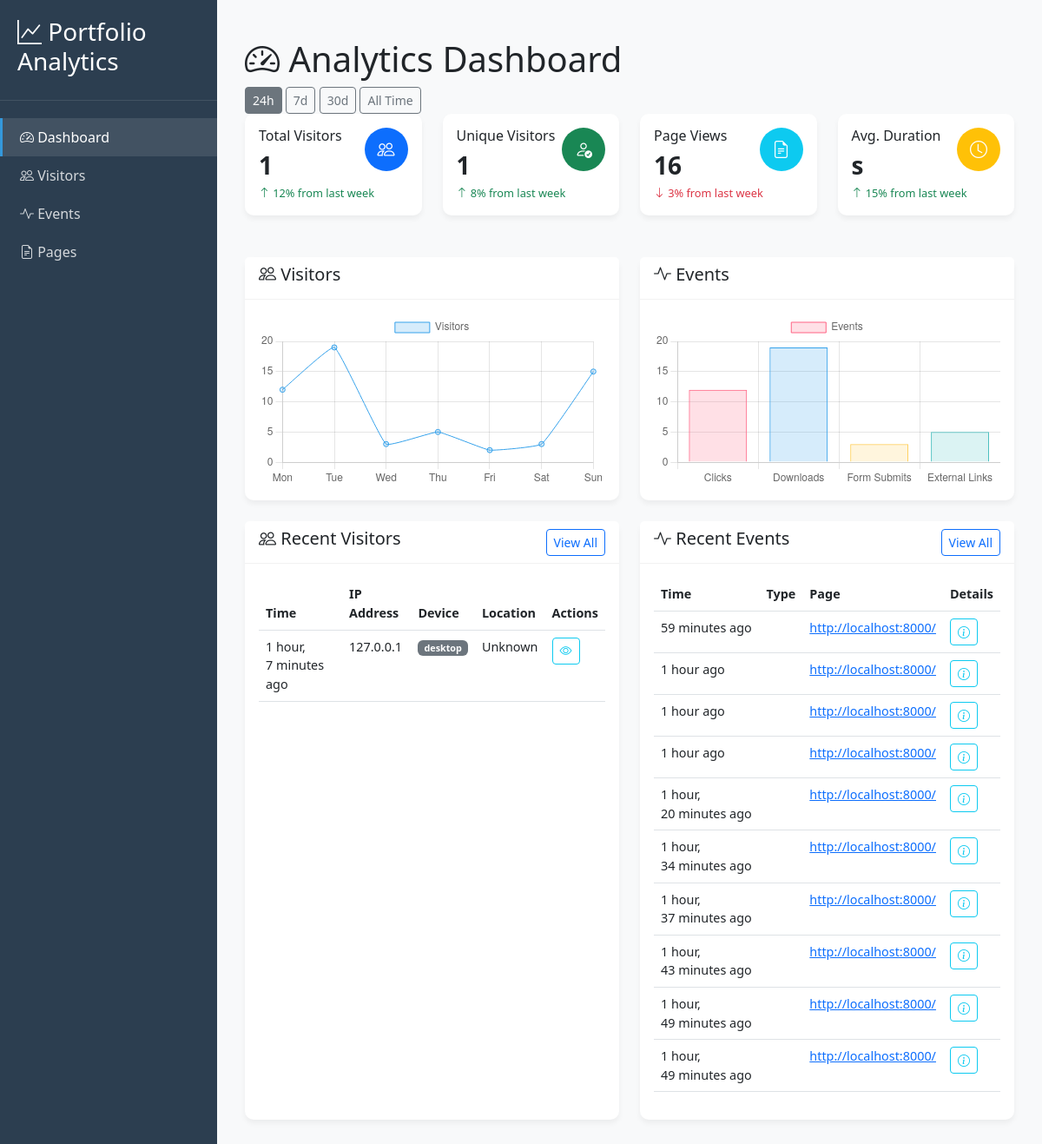
The page /analytic/ on the database its author committed.
### dashboard/models.py (models this page shows, shortened)
class Visitor(models.Model):
    session_key = models.CharField(max_length=40,)
    ip_address = models.CharField(max_length=45)
    user_agent = models.TextField(null=True, blank=True)
    referrer = models.URLField(null=True, blank=True)
    landing_page = models.URLField()
    last_seen = models.DateTimeField(auto_now=True)
    timestamp = models.DateTimeField(auto_now_add=True)
    country = models.CharField(max_length=100, null=True, blank=True)
    device_type = models.CharField(max_length=20, null=True, blank=True)
    browser = models.CharField(max_length=50, null=True, blank=True)
    os = models.CharField(max_length=50, null=True, blank=True)
    class Meta:
        ordering = ['-timestamp']
        verbose_name = 'Visitor'
        verbose_name_plural = 'Visitors'

class Event(models.Model):
    visitor = models.ForeignKey(Visitor, on_delete=models.SET_NULL, null=True, blank=True)
    event_type = models.CharField(max_length=20)
    element_id = models.CharField(max_length=100, null=True, blank=True)
    element_class = models.CharField(max_length=100, null=True, blank=True)
    element_text = models.TextField(null=True, blank=True)
    page_url = models.URLField()
    timestamp = models.DateTimeField(auto_now_add=True)
    metadata = models.JSONField(null=True, blank=True)
    class Meta:
        ordering = ['-timestamp']
        verbose_name = 'Event'
        verbose_name_plural = 'Events'
        indexes = [
            models.Index(fields=['event_type']),
            models.Index(fields=['timestamp']),
        ]

### dashboard/views.py (the view)
# urls.py: path('analytic/', views.analytics_dashboard),
def analytics_dashboard(request):
    time_range = request.GET.get('time_range', '24h')
    now = timezone.now()
    time_ranges = {
        '24h': now - timedelta(hours=24),
        '7d': now - timedelta(days=7),
        '30d': now - timedelta(days=30),
        'all': None  # Special case for "All Time"
    }
    filter_date = time_ranges.get(time_range)
    visitor_queryset = Visitor.objects.all()
    pageview_queryset = PageView.objects.all()
    event_queryset = Event.objects.all()
    if filter_date:
        visitor_queryset = visitor_queryset.filter(timestamp__gte=filter_date)
        pageview_queryset = pageview_queryset.filter(timestamp__gte=filter_date)
        event_queryset = event_queryset.filter(timestamp__gte=filter_date)
    context = {
        'time_range': time_range,
        'total_visitors': visitor_queryset.count(),
        'unique_visitors': visitor_queryset.values('ip_address').distinct().count(),
        'returning_visitors': visitor_queryset.values('ip_address')
        .annotate(count=Count('ip_address'))
        .filter(count__gt=1).count(),
        'total_page_views': pageview_queryset.count(),
        'avg_session_duration': pageview_queryset.aggregate(
            avg_duration=Avg('duration'))['avg_duration'],
        'total_events': event_queryset.count(),
        'event_types': event_queryset.values('event_type')
        .annotate(count=Count('event_type'))
        .order_by('-count'),
        'recent_visitors': visitor_queryset.prefetch_related('pageview_set').order_by('-timestamp')[:10],
        'recent_events': event_queryset.order_by('-timestamp')[:10],
        'device_distribution': visitor_queryset.values('device_type')
        .annotate(count=Count('device_type'))
        .order_by('-count'),
    }
    return render(request, 'analytics/dashboard.html', context)

### templates/analytics/dashboard.html (shortened to what this page needs)
{% extends "analytics/base.html" %}
{% block content %}
<div class="dashboard-header">
    <h1><i class="bi bi-speedometer2"></i> Analytics Dashboard</h1>
    <div class="time-filters">
        <a href="?time_range=24h" class="btn btn-sm btn-outline-secondary {% if time_range == '24h' %}active{% endif %}">24h</a>
        <a href="?time_range=7d" class="btn btn-sm btn-outline-secondary {% if time_range == '7d' %}active{% endif %}">7d</a>
        <a href="?time_range=30d" class="btn btn-sm btn-outline-secondary {% if time_range == '30d' %}active{% endif %}">30d</a>
        <a href="?time_range=all" class="btn btn-sm btn-outline-secondary {% if time_range == 'all' %}active{% endif %}">All Time</a>
    </div>
</div>
<div class="row mb-4">
    {% include "analytics/_summary_cards.html" %}
</div>
<div class="row">
    <div class="col-md-6 mb-4">
        <div class="card h-100">
            <div class="card-header">
                <h5><i class="bi bi-people"></i> Visitors</h5>
            </div>
            <div class="card-body">
                <canvas id="visitorsChart"></canvas>
            </div>
        </div>
    </div>
    <div class="col-md-6 mb-4">
        <div class="card h-100">
            <div class="card-header">
                <h5><i class="bi bi-activity"></i> Events</h5>
            </div>
            <div class="card-body">
                <canvas id="eventsChart"></canvas>
            </div>
        </div>
    </div>
</div>
<div class="row">
    <div class="col-md-6 mb-4">
        {% include "analytics/_visitors_table.html" %}
    </div>
    <div class="col-md-6 mb-4">
        {% include "analytics/_events_table.html" %}
    </div>
</div>
{% endblock %}
{% block extra_js %}
<script>
// Initialize charts
document.addEventListener('DOMContentLoaded', function() {
    // Visitors Chart
    const visitorsCtx = document.getElementById('visitorsChart').getContext('2d');
    const visitorsChart = new Chart(visitorsCtx, {
        type: 'line',
        data: {
            labels: ['Mon', 'Tue', 'Wed', 'Thu', 'Fri', 'Sat', 'Sun'],
            datasets: [{
                label: 'Visitors',
                data: [12, 19, 3, 5, 2, 3, 15],
                backgroundColor: 'rgba(54, 162, 235, 0.2)',
                borderColor: 'rgba(54, 162, 235, 1)',
                borderWidth: 1,
                tension: 0.1
            }]
        },
        options: {
            responsive: true,
            scales: {
                y: {
                    beginAtZero: true
                }
            }
        }
    });
    // Events Chart
    const eventsCtx = document.getElementById('eventsChart').getContext('2d');
    const eventsChart = new Chart(eventsCtx, {
        type: 'bar',
        data: {
            labels: ['Clicks', 'Downloads', 'Form Submits', 'External Links'],
            datasets: [{
                label: 'Events',
                data: [12, 19, 3, 5],
                backgroundColor: [
                    'rgba(255, 99, 132, 0.2)',
                    'rgba(54, 162, 235, 0.2)',
                    'rgba(255, 206, 86, 0.2)',
                    'rgba(75, 192, 192, 0.2)'
                ],
                borderColor: [
                    'rgba(255, 99, 132, 1)',
                    'rgba(54, 162, 235, 1)',
                    'rgba(255, 206, 86, 1)',
                    'rgba(75, 192, 192, 1)'
                ],
                borderWidth: 1
            }]
        },
        options: {
            responsive: true,
            scales: {
                y: {
                    beginAtZero: true
                }
            }
        }
    });
});
</script>
{% endblock %}

### templates/analytics/base.html (shortened to what this page needs)
<!DOCTYPE html>
<html lang="en">
<head>
    <link href="https://cdn.jsdelivr.net/npm/bootstrap@5.3.0/dist/css/bootstrap.min.css" rel="stylesheet">
    <link rel="stylesheet" href="https://cdn.jsdelivr.net/npm/bootstrap-icons@1.10.0/font/bootstrap-icons.css">
    {% load static %}
    <link rel="stylesheet" href="{% static 'css/analytics.css' %}">
</head>
<body>
    <div class="analytics-wrapper">
        <nav class="analytics-sidebar">
            <div class="sidebar-header">
                <h3><i class="bi bi-graph-up"></i> Portfolio Analytics</h3>
            </div>
            <ul class="nav flex-column">
                <li class="nav-item">
                    <a class="nav-link active" href="{% url 'analytics_dashboard' %}">
                        <i class="bi bi-speedometer2"></i> Dashboard
                    </a>
                </li>
                <li class="nav-item">
                    <a class="nav-link" href="#visitors">
                        <i class="bi bi-people"></i> Visitors
                    </a>
                </li>
                <li class="nav-item">
                    <a class="nav-link" href="#events">
                        <i class="bi bi-activity"></i> Events
                    </a>
                </li>
                <li class="nav-item">
                    <a class="nav-link" href="#pages">
                        <i class="bi bi-file-earmark-text"></i> Pages
                    </a>
                </li>
            </ul>
        </nav>
        <div class="analytics-main">
            <main class="container-fluid py-4">
                {% block content %}{% endblock %}
            </main>
        </div>
    </div>
    {% block extra_js %}{% endblock %}
</body>
</html>

### templates/analytics/_summary_cards.html
<div class="col-md-3 mb-4">
    <div class="card summary-card">
        <div class="card-body">
            <div class="d-flex justify-content-between">
                <div>
                    <h6 class="card-title">Total Visitors</h6>
                    <h3 class="card-value">{{ total_visitors }}</h3>
                </div>
                <div class="icon-circle bg-primary">
                    <i class="bi bi-people"></i>
                </div>
            </div>
            <p class="card-trend text-success">
                <i class="bi bi-arrow-up"></i> 12% from last week
            </p>
        </div>
    </div>
</div>
<div class="col-md-3 mb-4">
    <div class="card summary-card">
        <div class="card-body">
            <div class="d-flex justify-content-between">
                <div>
                    <h6 class="card-title">Unique Visitors</h6>
                    <h3 class="card-value">{{ unique_visitors }}</h3>
                </div>
                <div class="icon-circle bg-success">
                    <i class="bi bi-person-check"></i>
                </div>
            </div>
            <p class="card-trend text-success">
                <i class="bi bi-arrow-up"></i> 8% from last week
            </p>
        </div>
    </div>
</div>
<div class="col-md-3 mb-4">
    <div class="card summary-card">
        <div class="card-body">
            <div class="d-flex justify-content-between">
                <div>
                    <h6 class="card-title">Page Views</h6>
                    <h3 class="card-value">{{ total_page_views }}</h3>
                </div>
                <div class="icon-circle bg-info">
                    <i class="bi bi-file-earmark-text"></i>
                </div>
            </div>
            <p class="card-trend text-danger">
                <i class="bi bi-arrow-down"></i> 3% from last week
            </p>
        </div>
    </div>
</div>
<div class="col-md-3 mb-4">
    <div class="card summary-card">
        <div class="card-body">
            <div class="d-flex justify-content-between">
                <div>
                    <h6 class="card-title">Avg. Duration</h6>
                    <h3 class="card-value">
                        {{ avg_session_duration|floatformat:1 }}s
                    </h3>
                </div>
                <div class="icon-circle bg-warning">
                    <i class="bi bi-clock"></i>
                </div>
            </div>
            <p class="card-trend text-success">
                <i class="bi bi-arrow-up"></i> 15% from last week
            </p>
        </div>
    </div>
</div>

### templates/analytics/_visitors_table.html
<div class="card h-100">
    <div class="card-header d-flex justify-content-between align-items-center">
        <h5><i class="bi bi-people"></i> Recent Visitors</h5>
        <a href="#visitors" class="btn btn-sm btn-outline-primary">View All</a>
    </div>
    <div class="card-body">
        <div class="table-responsive">
            <table class="table table-hover">
                <thead>
                    <tr>
                        <th>Time</th>
                        <th>IP Address</th>
                        <th>Device</th>
                        <th>Location</th>
                        <th>Actions</th>
                    </tr>
                </thead>
                <tbody>
                    {% for visitor in recent_visitors %}
                    <tr>
                        <td>{{ visitor.timestamp|timesince }} ago</td>
                        <td>{{ visitor.ip_address }}</td>
                        <td>
                            <span class="badge bg-secondary">
                                {{ visitor.device_type }}
                            </span>
                        </td>
                        <td>{{ visitor.country|default:"Unknown" }}</td>
                        <td>
                            <button class="btn btn-sm btn-outline-info">
                                <i class="bi bi-eye"></i>
                            </button>
                        </td>
                    </tr>
                    {% endfor %}
                </tbody>
            </table>
        </div>
    </div>
</div>

### templates/analytics/_events_table.html (shortened to what this page needs)
<div class="card h-100">
    <div class="card-header d-flex justify-content-between align-items-center">
        <h5><i class="bi bi-activity"></i> Recent Events</h5>
        <a href="#events" class="btn btn-sm btn-outline-primary">View All</a>
    </div>
    <div class="card-body">
        <div class="table-responsive">
            <table class="table table-hover">
                <thead>
                    <tr>
                        <th>Time</th>
                        <th>Type</th>
                        <th>Page</th>
                        <th>Details</th>
                    </tr>
                </thead>
                <tbody>
                    {% for event in recent_events %}
                    <tr>
                        <td>{{ event.timestamp|timesince }} ago</td>
                        <td>
                            <span class="badge bg-{{ event.get_badge_color }}">
                            </span>
                        </td>
                        <td>
                            <a href="{{ event.page_url }}" target="_blank">
                                {{ event.page_url|truncatechars:30 }}
                            </a>
                        </td>
                        <td>
                            <button class="btn btn-sm btn-outline-info"
                                    data-bs-toggle="tooltip"
                                    title="{{ event.metadata|default:'No details' }}">
                                <i class="bi bi-info-circle"></i>
                            </button>
                        </td>
                    </tr>
                    {% endfor %}
                </tbody>
            </table>
        </div>
    </div>
</div>

### static/css/analytics.css (style rules this page uses)
.analytics-wrapper { display: flex; min-height: 100vh; }
.analytics-sidebar { width: 250px; background-color: #2c3e50; color: white; padding: 20px 0; position: fixed; height: 100%; }
.analytics-main { margin-left: 250px; width: calc(100% - 250px); padding: 20px; background-color: #f8f9fa; }
.sidebar-header { padding: 0 20px 20px; border-bottom: 1px solid rgba(255,255,255,0.1); margin-bottom: 20px; }
.nav-link { color: rgba(255,255,255,0.8); padding: 10px 20px; border-left: 3px solid transparent; }
.nav-link:hover, .nav-link.active { color: white; background-color: rgba(255,255,255,0.1); border-left: 3px solid #3498db; }
.card { border: none; border-radius: 10px; box-shadow: 0 4px 6px rgba(0,0,0,0.05); transition: transform 0.2s; }
.summary-card { height: 100%; }
.card-header { background-color: white; border-bottom: 1px solid rgba(0,0,0,0.05); }
.icon-circle { width: 50px; height: 50px; border-radius: 50%; display: flex; align-items: center; justify-content: center; color: white; font-size: 1.25rem; }
.card-value { font-weight: 700; margin: 5px 0; }
.card-trend { font-size: 0.8rem; margin-bottom: 0; }
.table { font-size: 0.9rem; }

### rows shown on the page
Visitor: timestamp "1 hour, 7 minutes", ip_address "127.0.0.1", device_type "desktop", country "Unknown"
Event: timestamp "59 minutes", page_url "http://localhost:8000/"
Event: timestamp "1 hour", page_url "http://localhost:8000/"
Event: timestamp "1 hour", page_url "http://localhost:8000/"
Event: timestamp "1 hour", page_url "http://localhost:8000/"
Event: timestamp "1 hour, 20 minutes", page_url "http://localhost:8000/"
Event: timestamp "1 hour, 34 minutes", page_url "http://localhost:8000/"
Event: timestamp "1 hour, 37 minutes", page_url "http://localhost:8000/"
Event: timestamp "1 hour, 43 minutes", page_url "http://localhost:8000/"
Event: timestamp "1 hour, 49 minutes", page_url "http://localhost:8000/"
Event: timestamp "1 hour, 49 minutes", page_url "http://localhost:8000/"

### other values the page prints
{{ total_visitors }} "1"
{{ unique_visitors }} "1"
{{ total_page_views }} "16"
